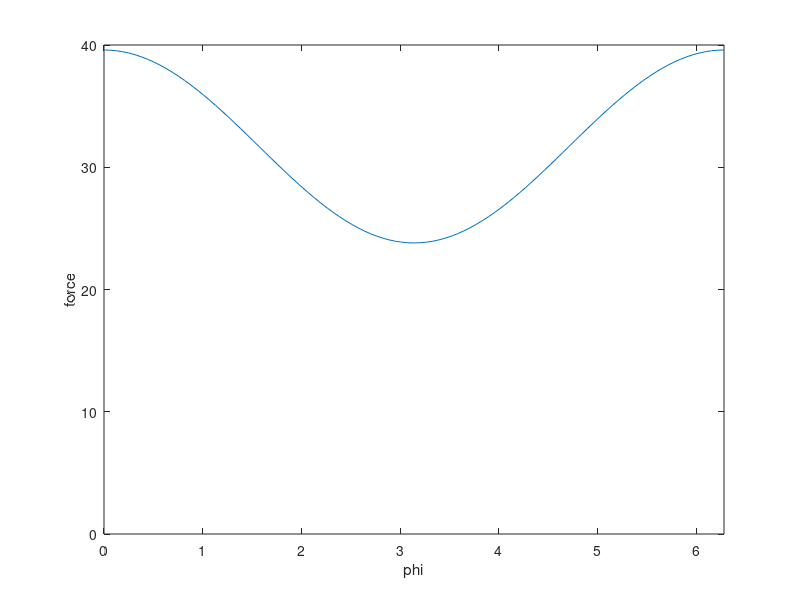

Recreate this plot in MATLAB.
% Visualization of the pedestrian interaction force for the project report

clear all
clc

A_i1 = 80;
r_ij = 0.6;
d_ij = 2;
B_i1 = 1;
n_ij = [1 0]';
lambda_i = 0.2;
A_i2 = 40;
B_i2 = 2;

phi = 0 : (pi / 50) : (2 * pi);
f_ij = zeros(length(n_ij), length(phi));

for i = 1 : length(phi)
    f_ij(:, i) = A_i1 * exp((r_ij - d_ij) / B_i1) * n_ij * (lambda_i + (1 - lambda_i) * ((1 + cos(phi(i))) / 2)) + A_i2 * exp((r_ij - d_ij) / B_i2) * n_ij;
    f_ij_betrag(1, i) = norm(f_ij(:, i));
end

plot(phi, f_ij_betrag)

axis([0 2*pi 0 40])
xlabel('phi')
ylabel('force')